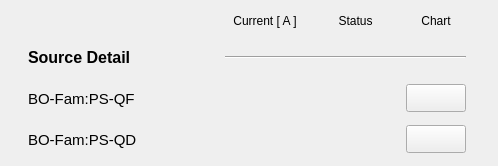
     <widget class="QWidget" name="scrollAreaWidgetContents_5">
      <property name="geometry">
       <rect>
        <x>0</x>
        <y>0</y>
        <width>498</width>
        <height>166</height>
       </rect>
      </property>
      <widget class="QWidget" name="layoutWidget">
       <property name="geometry">
        <rect>
         <x>9</x>
         <y>8</y>
         <width>480</width>
         <height>149</height>
        </rect>
       </property>
       <layout class="QGridLayout" name="gridLayout_2">
        <item row="0" column="1">
         <widget class="PyDMLabel" name="PyDMLabel_45">
          <property name="toolTip">
           <string/>
          </property>
          <property name="text">
           <string>Current [ A ]</string>
          </property>
          <property name="alignment">
           <set>Qt::AlignCenter</set>
          </property>
         </widget>
        </item>
        <item row="0" column="2">
         <widget class="PyDMLabel" name="PyDMLabel_47">
          <property name="toolTip">
           <string/>
          </property>
          <property name="text">
           <string>Status</string>
          </property>
          <property name="alignment">
           <set>Qt::AlignCenter</set>
          </property>
         </widget>
        </item>
        <item row="0" column="3">
         <widget class="PyDMLabel" name="PyDMLabel_55">
          <property name="toolTip">
           <string/>
          </property>
          <property name="text">
           <string>Chart</string>
          </property>
          <property name="alignment">
           <set>Qt::AlignCenter</set>
          </property>
         </widget>
        </item>
        <item row="1" column="0">
         <widget class="PyDMLabel" name="PyDMLabel_60">
          <property name="minimumSize">
           <size>
            <width>172</width>
            <height>35</height>
           </size>
          </property>
          <property name="maximumSize">
           <size>
            <width>172</width>
            <height>16777215</height>
           </size>
          </property>
          <property name="font">
           <font>
            <pointsize>12</pointsize>
            <weight>75</weight>
            <bold>true</bold>
           </font>
          </property>
          <property name="toolTip">
           <string/>
          </property>
          <property name="text">
           <string>Source Detail</string>
          </property>
         </widget>
        </item>
        <item row="1" column="1" colspan="3">
         <widget class="Line" name="line_6">
          <property name="sizeIncrement">
           <size>
            <width>0</width>
            <height>0</height>
           </size>
          </property>
          <property name="baseSize">
           <size>
            <width>0</width>
            <height>0</height>
           </size>
          </property>
          <property name="autoFillBackground">
           <bool>false</bool>
          </property>
          <property name="frameShadow">
           <enum>QFrame::Sunken</enum>
          </property>
          <property name="lineWidth">
           <number>1</number>
          </property>
          <property name="midLineWidth">
           <number>0</number>
          </property>
          <property name="orientation">
           <enum>Qt::Horizontal</enum>
          </property>
         </widget>
        </item>
        <item row="2" column="0">
         <widget class="PyDMLabel" name="PyDMLabel_72">
          <property name="minimumSize">
           <size>
            <width>172</width>
            <height>35</height>
           </size>
          </property>
          <property name="maximumSize">
           <size>
            <width>172</width>
            <height>16777215</height>
           </size>
          </property>
          <property name="font">
           <font>
            <pointsize>11</pointsize>
           </font>
          </property>
          <property name="toolTip">
           <string/>
          </property>
          <property name="text">
           <string>BO-Fam:PS-QF</string>
          </property>
         </widget>
        </item>
        <item row="2" column="1">
         <widget class="PyDMLabel" name="PyDMLabel_48">
          <property name="enabled">
           <bool>true</bool>
          </property>
          <property name="minimumSize">
           <size>
            <width>80</width>
            <height>30</height>
           </size>
          </property>
          <property name="maximumSize">
           <size>
            <width>80</width>
            <height>30</height>
           </size>
          </property>
          <property name="toolTip">
           <string/>
          </property>
          <property name="accessibleDescription">
           <string/>
          </property>
          <property name="layoutDirection">
           <enum>Qt::LeftToRight</enum>
          </property>
          <property name="autoFillBackground">
           <bool>false</bool>
          </property>
          <property name="styleSheet">
           <string notr="true"/>
          </property>
          <property name="frameShape">
           <enum>QFrame::NoFrame</enum>
          </property>
          <property name="frameShadow">
           <enum>QFrame::Sunken</enum>
          </property>
          <property name="alignment">
           <set>Qt::AlignRight|Qt::AlignTrailing|Qt::AlignVCenter</set>
          </property>
          <property name="precision" stdset="0">
           <number>2</number>
          </property>
          <property name="precisionFromPV" stdset="0">
           <bool>false</bool>
          </property>
          <property name="channel" stdset="0">
           <string>BO-Fam:PS-QF:Current-Mon</string>
          </property>
         </widget>
        </item>
        <item row="2" column="2">
         <widget class="QLed" name="led_boqf">
          <property name="enabled">
           <bool>true</bool>
          </property>
          <property name="sizePolicy">
           <sizepolicy hsizetype="Maximum" vsizetype="Maximum">
            <horstretch>0</horstretch>
            <verstretch>0</verstretch>
           </sizepolicy>
          </property>
          <property name="minimumSize">
           <size>
            <width>51</width>
            <height>35</height>
           </size>
          </property>
          <property name="maximumSize">
           <size>
            <width>51</width>
            <height>35</height>
           </size>
          </property>
          <property name="toolTip">
           <string/>
          </property>
          <property name="state">
           <bool>false</bool>
          </property>
          <property name="onColor">
           <color>
            <red>0</red>
            <green>140</green>
            <blue>0</blue>
           </color>
          </property>
          <property name="shape">
           <enum>QLed::Circle</enum>
          </property>
         </widget>
        </item>
        <item row="2" column="3">
         <widget class="PyDMPushButton" name="PyDMPushButton_13">
          <property name="minimumSize">
           <size>
            <width>60</width>
            <height>28</height>
           </size>
          </property>
          <property name="maximumSize">
           <size>
            <width>60</width>
            <height>28</height>
           </size>
          </property>
          <property name="toolTip">
           <string/>
          </property>
         </widget>
        </item>
        <item row="3" column="0">
         <widget class="PyDMLabel" name="PyDMLabel_49">
          <property name="minimumSize">
           <size>
            <width>172</width>
            <height>0</height>
           </size>
          </property>
          <property name="maximumSize">
           <size>
            <width>172</width>
            <height>16777215</height>
           </size>
          </property>
          <property name="font">
           <font>
            <pointsize>11</pointsize>
           </font>
          </property>
          <property name="toolTip">
           <string/>
          </property>
          <property name="text">
           <string>BO-Fam:PS-QD</string>
          </property>
         </widget>
        </item>
        <item row="3" column="1">
         <widget class="PyDMLabel" name="PyDMLabel_74">
          <property name="enabled">
           <bool>true</bool>
          </property>
          <property name="minimumSize">
           <size>
            <width>80</width>
            <height>30</height>
           </size>
          </property>
          <property name="maximumSize">
           <size>
            <width>80</width>
            <height>30</height>
           </size>
          </property>
          <property name="toolTip">
           <string/>
          </property>
          <property name="accessibleDescription">
           <string/>
          </property>
          <property name="layoutDirection">
           <enum>Qt::LeftToRight</enum>
          </property>
          <property name="autoFillBackground">
           <bool>false</bool>
          </property>
          <property name="styleSheet">
           <string notr="true"/>
          </property>
          <property name="frameShape">
           <enum>QFrame::NoFrame</enum>
          </property>
          <property name="frameShadow">
           <enum>QFrame::Sunken</enum>
          </property>
          <property name="alignment">
           <set>Qt::AlignRight|Qt::AlignTrailing|Qt::AlignVCenter</set>
          </property>
          <property name="precision" stdset="0">
           <number>2</number>
          </property>
          <property name="precisionFromPV" stdset="0">
           <bool>false</bool>
          </property>
          <property name="channel" stdset="0">
           <string>BO-Fam:PS-QD:Current-Mon</string>
          </property>
         </widget>
        </item>
        <item row="3" column="2">
         <widget class="QLed" name="led_boqd">
          <property name="sizePolicy">
           <sizepolicy hsizetype="Maximum" vsizetype="Maximum">
            <horstretch>0</horstretch>
            <verstretch>0</verstretch>
           </sizepolicy>
          </property>
          <property name="minimumSize">
           <size>
            <width>51</width>
            <height>35</height>
           </size>
          </property>
          <property name="maximumSize">
           <size>
            <width>51</width>
            <height>35</height>
           </size>
          </property>
          <property name="toolTip">
           <string/>
          </property>
          <property name="state">
           <bool>false</bool>
          </property>
          <property name="onColor">
           <color>
            <red>0</red>
            <green>140</green>
            <blue>0</blue>
           </color>
          </property>
          <property name="shape">
           <enum>QLed::Circle</enum>
          </property>
         </widget>
        </item>
        <item row="3" column="3">
         <widget class="PyDMPushButton" name="PyDMPushButton_14">
          <property name="minimumSize">
           <size>
            <width>60</width>
            <height>28</height>
           </size>
          </property>
          <property name="maximumSize">
           <size>
            <width>60</width>
            <height>28</height>
           </size>
          </property>
          <property name="toolTip">
           <string/>
          </property>
         </widget>
        </item>
       </layout>
      </widget>
     </widget>
